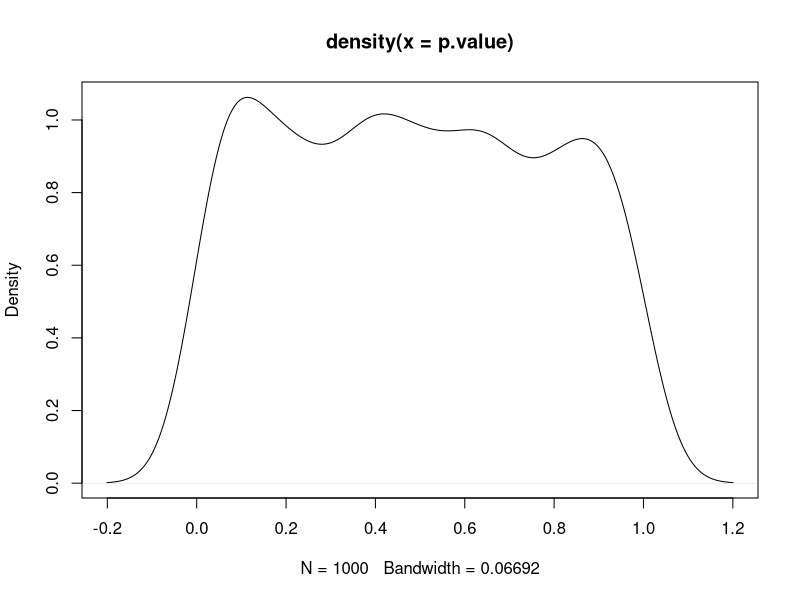
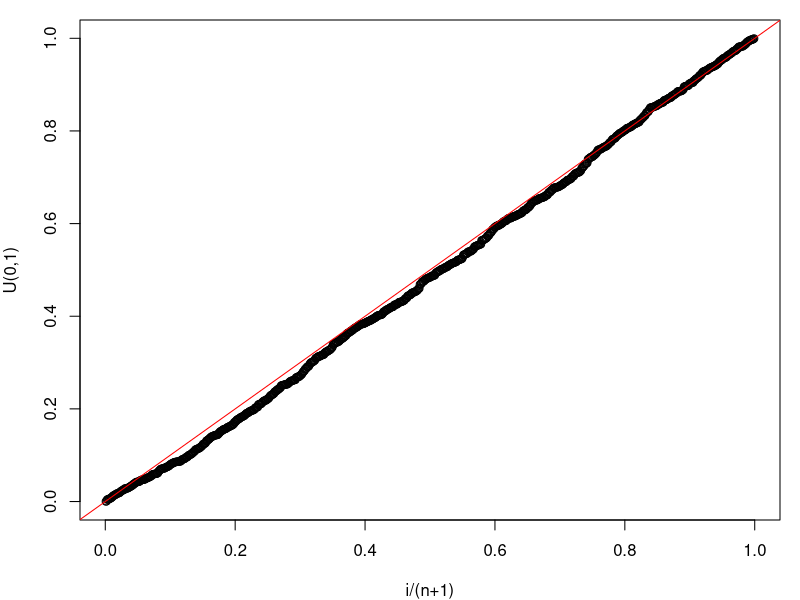
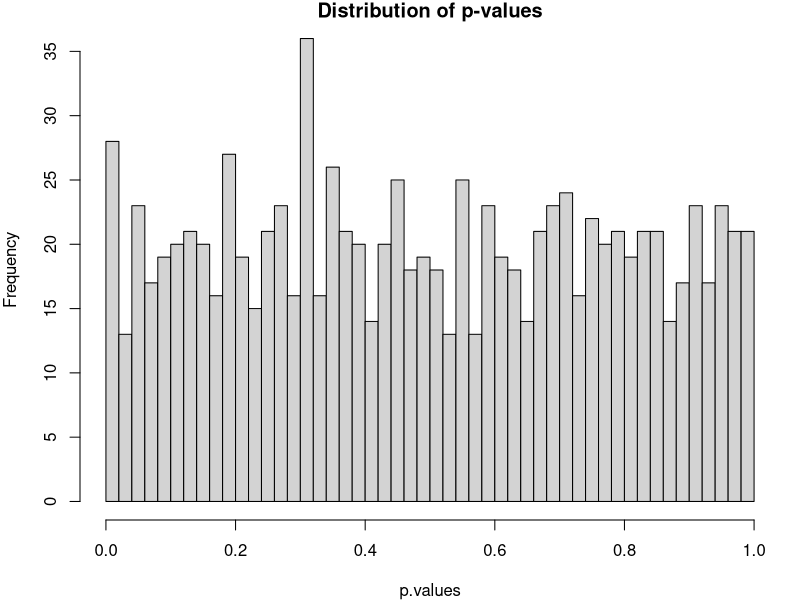
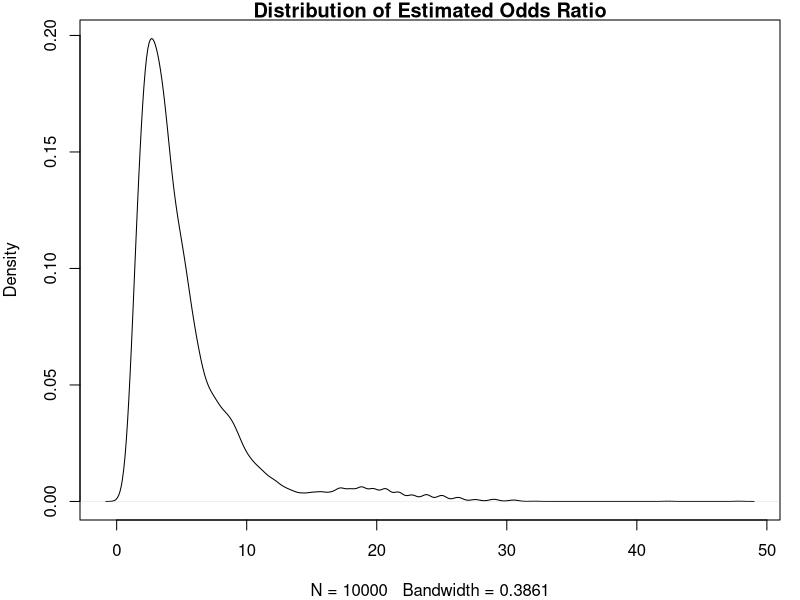

Write the R code that produced these figures, in order.
## ---- chunk 1
SD <- sqrt(0.0037)
sim.batches <- replicate(1000,matrix(rnorm(7*10, mean = 4, sd = SD)))
sim.batches <- as.data.frame(sim.batches)
dim(sim.batches)
lab <- as.data.frame(sapply(1:7, function(x) {
  rep(x, 10)}))
lab <- unlist(lab)

# now we need to cbind sim.batches and lab for each simulation (1000 times)
p.value <- matrix(0,1000)
for (i in 1:1000){
  data <- as.data.frame(cbind(sim.batches[,i], lab))
  p <- summary(aov(sim.batches[,i]~ lab, data))[[1]][["Pr(>F)"]][1]
  p.value[i,] <- p
}
head(p.value, n=10L)
plot(density(p.value))
power.test <- length(which(p.value<0.05))/1000
power.test

# the p values are generally above the standard significance level, alpha = 0.05, and we fail to reject the null hypothesis. 
## ---- chunk 2
rank.p = sort(p.value)
u.order.stats <- (1:length(p.value))/(length(p.value)+1)
par(mar=c(4,4,1,1))
plot(u.order.stats,rank.p, xlab="i/(n+1)", ylab="U(0,1)")
abline(0,1,col="red")
#qqPlot(p.value, y=NULL, distribution="unif")
## ---- chunk 3
alpha <- 0.05
length(which(p.value <= alpha))
# this relatively 
## ---- chunk 4
min(p.value)
bonf.p.vals = p.adjust(p.value, method="bonferroni")
(R.bonf = length(which(bonf.p.vals <= alpha)))
## ---- chunk 5
hochberg.p.vals = p.adjust(p.value, method="hochberg")
(R.hochberg = length(which(hochberg.p.vals <= alpha)))


#hommel.p.vals = p.adjust(p.value, method="hommel")
#(R.hommel = length(which(hommel.p.vals <= alpha)))
## ---- chunk 6
# n = 50, so sampling size for M0 and M1 is 25
M0.normal <- as.data.frame(replicate(990, matrix(rnorm(25, mean = 0.5, sd = 1))))

M0.DE <- as.data.frame(replicate(10, matrix(rnorm(25, mean = 0.5, sd = 1))))

M1.normal <- as.data.frame(replicate(990, matrix(rnorm(25, mean = 0.5, sd = 1))))
M1.DE <-as.data.frame(replicate(10, matrix(rnorm(25, mean = 1.75, sd = 1))))

M0 <- cbind(M0.normal, M0.DE)
M1 <- cbind(M1.normal, M1.DE)


p.values <- matrix(0,1000,1)
for (i in 1:1000){
  p.values[i] <- t.test(M0[,i],M1[,i])$p.value
}



## ---- chunk 7
hist(p.values, main = "Distribution of p-values",breaks=40)
## ---- chunk 8
length(which(p.values <= 0.05))

bonf.p.vals.DE = p.adjust(p.values, method="bonferroni")
(R.bonf = length(which(bonf.p.vals.DE <= 0.05)))

holm.p.vals.DE = p.adjust(p.values, method="holm")
(R.holm = length(which(holm.p.vals.DE <= 0.05)))

hochberg.p.vals.DE = p.adjust(p.values, method="hochberg")
(R.hochberg = length(which(hochberg.p.vals.DE <= 0.05)))

emp.power.bonf = length(which(bonf.p.vals.DE <= 0.05))/1000
emp.power.holm = length(which(holm.p.vals.DE <= 0.05))/1000
emp.power.hochberg = length(which(hochberg.p.vals.DE <= 0.05))/1000
avg.emp.power <- mean(c(emp.power.bonf,emp.power.holm,emp.power.hochberg))
avg.emp.power
## ---- chunk 9
bh.p.vals.DE = p.adjust(p.values, method="BH")
(R.bh = length(which(bh.p.vals.DE <= 0.05)))

by.p.vals.DE = p.adjust(p.values, method="BY")
(R.by = length(which(by.p.vals.DE <= 0.05)))

emp.power.bh = length(which(bh.p.vals.DE <= 0.05))/1000
emp.power.by = length(which(by.p.vals.DE <= 0.05))/1000

avg.emp.power1 <- mean(c(emp.power.bh,emp.power.by))
avg.emp.power1
## ---- chunk 10
M <- rbind(M0,M1)
gene.var = apply(M, 1, var)
w = gene.var/mean(gene.var)
w.p.vals = p.values/w
wbh.p.vals = p.adjust(w.p.vals, method="BH")
length(which(wbh.p.vals <= 0.05))



## ---- chunk 11
allele <- matrix(c(12,4,39,49),ncol=2,byrow=TRUE)
colnames(allele) <- c("Diabetic","Normal")
rownames(allele) <- c("Bb or bb","BB")
allele <- as.table(allele)
allele
fisher.test(allele)
chisq.test(allele)
## ---- chunk 12
library(epitools)
oddsratio.midp(allele, conf.level = 0.95)$measure[2]
oddsratio.fisher(allele)$measure[2]
oddsratio.wald(allele)$measure[2]
oddsratio.small(allele)$measure[2]
## ---- chunk 13
N11 <- rbinom(10000, size=12+4,prob = 0.75)
N22 <- rbinom(10000, size=39+49,prob = 0.56)

#estimate the odds ratio due to the estimated variables
delta <- (N11*N22)/((16-N11)*(88-N22))
plot(density(delta), main = "Distribution of Estimated Odds Ratio")
## ---- chunk 14
quantile(delta, probs = c(0.025, 0.975))
fisher.test(allele)
oddsratio(allele)

## ---- chunk 15
x <- replicate(1000,matrix(rnorm(7*10, mean = 4, sd = 0.05), nrow = 10, ncol=7))
dim(x)
x[,,1]
